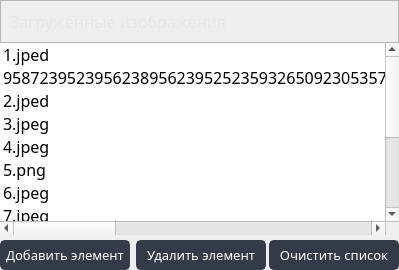
              <widget class="QFrame" name="frame_working_with_uploading_materials">
               <property name="frameShape">
                <enum>QFrame::NoFrame</enum>
               </property>
               <property name="frameShadow">
                <enum>QFrame::Raised</enum>
               </property>
               <layout class="QVBoxLayout" name="verticalLayout_4">
                <property name="spacing">
                 <number>5</number>
                </property>
                <property name="leftMargin">
                 <number>0</number>
                </property>
                <property name="topMargin">
                 <number>0</number>
                </property>
                <property name="rightMargin">
                 <number>0</number>
                </property>
                <property name="bottomMargin">
                 <number>0</number>
                </property>
                <item>
                 <widget class="QFrame" name="frame_list_uploading_materials">
                  <property name="frameShape">
                   <enum>QFrame::NoFrame</enum>
                  </property>
                  <property name="frameShadow">
                   <enum>QFrame::Raised</enum>
                  </property>
                  <layout class="QVBoxLayout" name="verticalLayout_7">
                   <property name="spacing">
                    <number>0</number>
                   </property>
                   <property name="leftMargin">
                    <number>0</number>
                   </property>
                   <property name="topMargin">
                    <number>0</number>
                   </property>
                   <property name="rightMargin">
                    <number>0</number>
                   </property>
                   <property name="bottomMargin">
                    <number>0</number>
                   </property>
                   <item>
                    <widget class="QFrame" name="frame_label_uploading_materials">
                     <property name="frameShape">
                      <enum>QFrame::StyledPanel</enum>
                     </property>
                     <property name="frameShadow">
                      <enum>QFrame::Raised</enum>
                     </property>
                     <layout class="QHBoxLayout" name="horizontalLayout_4">
                      <item>
                       <widget class="QLabel" name="label_uploading_materials_list">
                        <property name="font">
                         <font>
                          <family>Bahnschrift</family>
                          <pointsize>12</pointsize>
                         </font>
                        </property>
                        <property name="styleSheet">
                         <string notr="true">color: rgb(230, 230, 230);</string>
                        </property>
                        <property name="text">
                         <string>Загруженные изображения</string>
                        </property>
                       </widget>
                      </item>
                     </layout>
                    </widget>
                   </item>
                   <item>
                    <widget class="QListWidget" name="list_uploading_materials">
                     <property name="minimumSize">
                      <size>
                       <width>0</width>
                       <height>115</height>
                      </size>
                     </property>
                     <property name="font">
                      <font>
                       <family>Bahnschrift</family>
                       <pointsize>12</pointsize>
                      </font>
                     </property>
                     <property name="toolTip">
                      <string>&lt;html&gt;&lt;head/&gt;&lt;body&gt;&lt;p&gt;Список с изображениями, которые предстоит обработать. &lt;/p&gt;&lt;p&gt;Поддерживаемые форматы изображений: '.jpg', '.jpeg', '.png'.&lt;/p&gt;&lt;/body&gt;&lt;/html&gt;</string>
                     </property>
                     <property name="styleSheet">
                      <string notr="true"/>
                     </property>
                     <property name="frameShape">
                      <enum>QFrame::NoFrame</enum>
                     </property>
                     <property name="selectionMode">
                      <enum>QAbstractItemView::SingleSelection</enum>
                     </property>
                     <item>
                      <property name="text">
                       <string>1.jped</string>
                      </property>
                     </item>
                     <item>
                      <property name="text">
                       <string>95872395239562389562395252359326509230535723089523095230895230523523509325023560325239052309573209583250263503250923560235023652035623908588235.jpeg</string>
                      </property>
                     </item>
                     <item>
                      <property name="text">
                       <string>2.jped</string>
                      </property>
                     </item>
                     <item>
                      <property name="text">
                       <string>3.jpeg</string>
                      </property>
                     </item>
                     <item>
                      <property name="text">
                       <string>4.jpeg</string>
                      </property>
                     </item>
                     <item>
                      <property name="text">
                       <string>5.png</string>
                      </property>
                     </item>
                     <item>
                      <property name="text">
                       <string>6.jpeg</string>
                      </property>
                     </item>
                     <item>
                      <property name="text">
                       <string>7.jpeg</string>
                      </property>
                     </item>
                     <item>
                      <property name="text">
                       <string>8.jpeg</string>
                      </property>
                     </item>
                     <item>
                      <property name="text">
                       <string>9.jpeg</string>
                      </property>
                     </item>
                     <item>
                      <property name="text">
                       <string>10.jpeg</string>
                      </property>
                     </item>
                     <item>
                      <property name="text">
                       <string>11.jpeg</string>
                      </property>
                     </item>
                     <item>
                      <property name="text">
                       <string>12.png</string>
                      </property>
                     </item>
                    </widget>
                   </item>
                  </layout>
                 </widget>
                </item>
                <item>
                 <widget class="QFrame" name="frame_buttons_uploading_materials">
                  <property name="maximumSize">
                   <size>
                    <width>16777215</width>
                    <height>40</height>
                   </size>
                  </property>
                  <property name="frameShape">
                   <enum>QFrame::NoFrame</enum>
                  </property>
                  <property name="frameShadow">
                   <enum>QFrame::Raised</enum>
                  </property>
                  <layout class="QHBoxLayout" name="horizontalLayout_6">
                   <property name="spacing">
                    <number>3</number>
                   </property>
                   <property name="leftMargin">
                    <number>0</number>
                   </property>
                   <property name="topMargin">
                    <number>0</number>
                   </property>
                   <property name="rightMargin">
                    <number>0</number>
                   </property>
                   <property name="bottomMargin">
                    <number>0</number>
                   </property>
                   <item>
                    <widget class="QFrame" name="frame_button_add_uploading">
                     <property name="frameShape">
                      <enum>QFrame::NoFrame</enum>
                     </property>
                     <property name="frameShadow">
                      <enum>QFrame::Raised</enum>
                     </property>
                     <layout class="QHBoxLayout" name="horizontalLayout_8">
                      <property name="spacing">
                       <number>0</number>
                      </property>
                      <property name="leftMargin">
                       <number>0</number>
                      </property>
                      <property name="topMargin">
                       <number>0</number>
                      </property>
                      <property name="rightMargin">
                       <number>0</number>
                      </property>
                      <property name="bottomMargin">
                       <number>0</number>
                      </property>
                      <item>
                       <widget class="QPushButton" name="button_add_uploading">
                        <property name="sizePolicy">
                         <sizepolicy hsizetype="Minimum" vsizetype="Expanding">
                          <horstretch>0</horstretch>
                          <verstretch>0</verstretch>
                         </sizepolicy>
                        </property>
                        <property name="minimumSize">
                         <size>
                          <width>130</width>
                          <height>30</height>
                         </size>
                        </property>
                        <property name="maximumSize">
                         <size>
                          <width>16777215</width>
                          <height>85</height>
                         </size>
                        </property>
                        <property name="font">
                         <font>
                          <family>Bahnschrift</family>
                          <pointsize>10</pointsize>
                         </font>
                        </property>
                        <property name="toolTip">
                         <string>&lt;html&gt;&lt;head/&gt;&lt;body&gt;&lt;p&gt;Указать папку с изображениями для начала работы&lt;/p&gt;&lt;/body&gt;&lt;/html&gt;</string>
                        </property>
                        <property name="autoFillBackground">
                         <bool>false</bool>
                        </property>
                        <property name="styleSheet">
                         <string notr="true">QPushButton {
	border: 2px solid rgb(52, 59, 72);
	border-radius: 5px;	
	background-color: rgb(52, 59, 72);
	color: white;
}
QPushButton:hover {
	background-color: rgb(57, 65, 80);
	border: 2px solid rgb(61, 70, 86);
}
QPushButton:pressed {	
	background-color: rgb(35, 40, 49);
	border: 2px solid rgb(43, 50, 61);
}</string>
                        </property>
                        <property name="text">
                         <string>Добавить элемент</string>
                        </property>
                        <property name="icon">
                         <iconset resource="Resources.qrc">
                          <normaloff>:/Icons/Resources/Icons/add-circle-outline.svg</normaloff>:/Icons/Resources/Icons/add-circle-outline.svg</iconset>
                        </property>
                        <property name="iconSize">
                         <size>
                          <width>22</width>
                          <height>22</height>
                         </size>
                        </property>
                        <property name="checkable">
                         <bool>false</bool>
                        </property>
                        <property name="autoRepeat">
                         <bool>false</bool>
                        </property>
                        <property name="autoExclusive">
                         <bool>false</bool>
                        </property>
                        <property name="autoDefault">
                         <bool>false</bool>
                        </property>
                        <property name="default">
                         <bool>false</bool>
                        </property>
                        <property name="flat">
                         <bool>false</bool>
                        </property>
                       </widget>
                      </item>
                     </layout>
                    </widget>
                   </item>
                   <item>
                    <widget class="QFrame" name="frame_spacer_uploading">
                     <property name="minimumSize">
                      <size>
                       <width>0</width>
                       <height>0</height>
                      </size>
                     </property>
                     <property name="frameShape">
                      <enum>QFrame::NoFrame</enum>
                     </property>
                     <property name="frameShadow">
                      <enum>QFrame::Raised</enum>
                     </property>
                    </widget>
                   </item>
                   <item>
                    <widget class="QFrame" name="frame_button_delete_uploading">
                     <property name="frameShape">
                      <enum>QFrame::NoFrame</enum>
                     </property>
                     <property name="frameShadow">
                      <enum>QFrame::Raised</enum>
                     </property>
                     <layout class="QHBoxLayout" name="horizontalLayout_9">
                      <property name="spacing">
                       <number>0</number>
                      </property>
                      <property name="leftMargin">
                       <number>0</number>
                      </property>
                      <property name="topMargin">
                       <number>0</number>
                      </property>
                      <property name="rightMargin">
                       <number>0</number>
                      </property>
                      <property name="bottomMargin">
                       <number>0</number>
                      </property>
                      <item>
                       <widget class="QPushButton" name="button_delete_uploading">
                        <property name="sizePolicy">
                         <sizepolicy hsizetype="Minimum" vsizetype="Expanding">
                          <horstretch>0</horstretch>
                          <verstretch>0</verstretch>
                         </sizepolicy>
                        </property>
                        <property name="minimumSize">
                         <size>
                          <width>130</width>
                          <height>30</height>
                         </size>
                        </property>
                        <property name="maximumSize">
                         <size>
                          <width>16777215</width>
                          <height>85</height>
                         </size>
                        </property>
                        <property name="font">
                         <font>
                          <family>Bahnschrift</family>
                          <pointsize>10</pointsize>
                         </font>
                        </property>
                        <property name="toolTip">
                         <string>&lt;html&gt;&lt;head/&gt;&lt;body&gt;&lt;p&gt;Удалить выбранный элемент из списка&lt;/p&gt;&lt;/body&gt;&lt;/html&gt;</string>
                        </property>
                        <property name="styleSheet">
                         <string notr="true">QPushButton {
	border: 2px solid rgb(52, 59, 72);
	border-radius: 5px;	
	background-color: rgb(52, 59, 72);
	color: white;
}
QPushButton:hover {
	background-color: rgb(57, 65, 80);
	border: 2px solid rgb(61, 70, 86);
}
QPushButton:pressed {	
	background-color: rgb(55, 0, 0);
	border: 2px solid rgb(77, 0, 0);
}</string>
                        </property>
                        <property name="text">
                         <string>Удалить элемент</string>
                        </property>
                        <property name="icon">
                         <iconset resource="Resources.qrc">
                          <normaloff>:/Icons/Resources/Icons/remove-circle-outline.svg</normaloff>:/Icons/Resources/Icons/remove-circle-outline.svg</iconset>
                        </property>
                        <property name="iconSize">
                         <size>
                          <width>22</width>
                          <height>22</height>
                         </size>
                        </property>
                       </widget>
                      </item>
                     </layout>
                    </widget>
                   </item>
                   <item>
                    <widget class="QFrame" name="frame_button_clear_uploading">
                     <property name="frameShape">
                      <enum>QFrame::NoFrame</enum>
                     </property>
                     <property name="frameShadow">
                      <enum>QFrame::Raised</enum>
                     </property>
                     <layout class="QHBoxLayout" name="horizontalLayout_10">
                      <property name="spacing">
                       <number>0</number>
                      </property>
                      <property name="leftMargin">
                       <number>0</number>
                      </property>
                      <property name="topMargin">
                       <number>0</number>
                      </property>
                      <property name="rightMargin">
                       <number>0</number>
                      </property>
                      <property name="bottomMargin">
                       <number>0</number>
                      </property>
                      <item>
                       <widget class="QPushButton" name="button_clear_uploading">
                        <property name="sizePolicy">
                         <sizepolicy hsizetype="Minimum" vsizetype="Expanding">
                          <horstretch>0</horstretch>
                          <verstretch>0</verstretch>
                         </sizepolicy>
                        </property>
                        <property name="minimumSize">
                         <size>
                          <width>130</width>
                          <height>30</height>
                         </size>
                        </property>
                        <property name="maximumSize">
                         <size>
                          <width>16777215</width>
                          <height>85</height>
                         </size>
                        </property>
                        <property name="font">
                         <font>
                          <family>Bahnschrift</family>
                          <pointsize>10</pointsize>
                         </font>
                        </property>
                        <property name="toolTip">
                         <string>&lt;html&gt;&lt;head/&gt;&lt;body&gt;&lt;p&gt;Удалить все элементы из списка&lt;/p&gt;&lt;/body&gt;&lt;/html&gt;</string>
                        </property>
                        <property name="styleSheet">
                         <string notr="true">QPushButton {
	border: 2px solid rgb(52, 59, 72);
	border-radius: 5px;	
	background-color: rgb(52, 59, 72);
	color: white;
}
QPushButton:hover {
	background-color: rgb(57, 65, 80);
	border: 2px solid rgb(61, 70, 86);
}
QPushButton:pressed {	
	background-color: rgb(200, 0, 0);
	border: 2px solid rgb(77, 0, 0);
}</string>
                        </property>
                        <property name="text">
                         <string>Очистить список</string>
                        </property>
                        <property name="icon">
                         <iconset resource="Resources.qrc">
                          <normaloff>:/Icons/Resources/Icons/trash-outline.svg</normaloff>:/Icons/Resources/Icons/trash-outline.svg</iconset>
                        </property>
                        <property name="iconSize">
                         <size>
                          <width>22</width>
                          <height>22</height>
                         </size>
                        </property>
                       </widget>
                      </item>
                     </layout>
                    </widget>
                   </item>
                  </layout>
                 </widget>
                </item>
               </layout>
              </widget>
